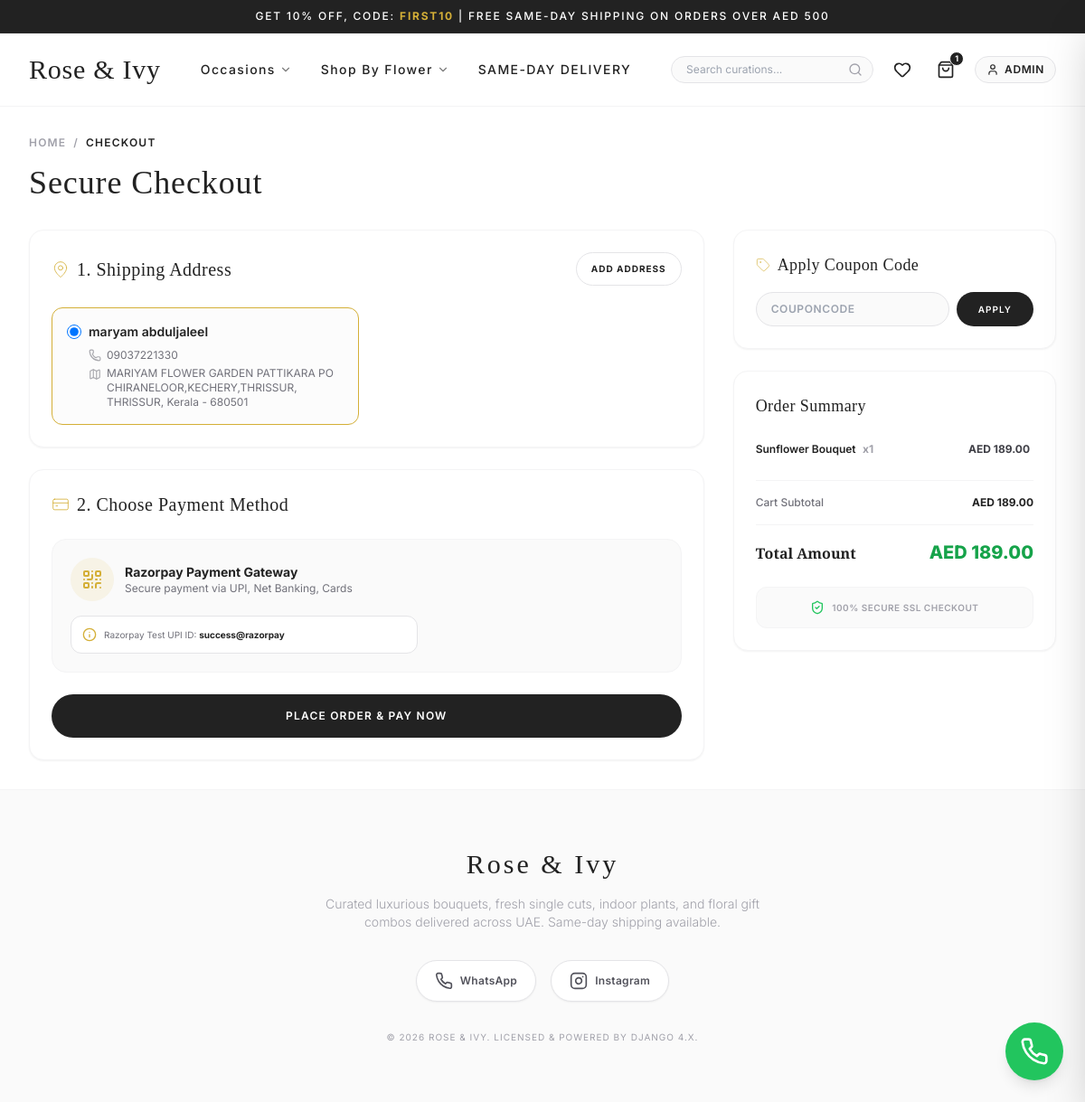
Before: /orders/checkout/ (signed in) with the older database file.
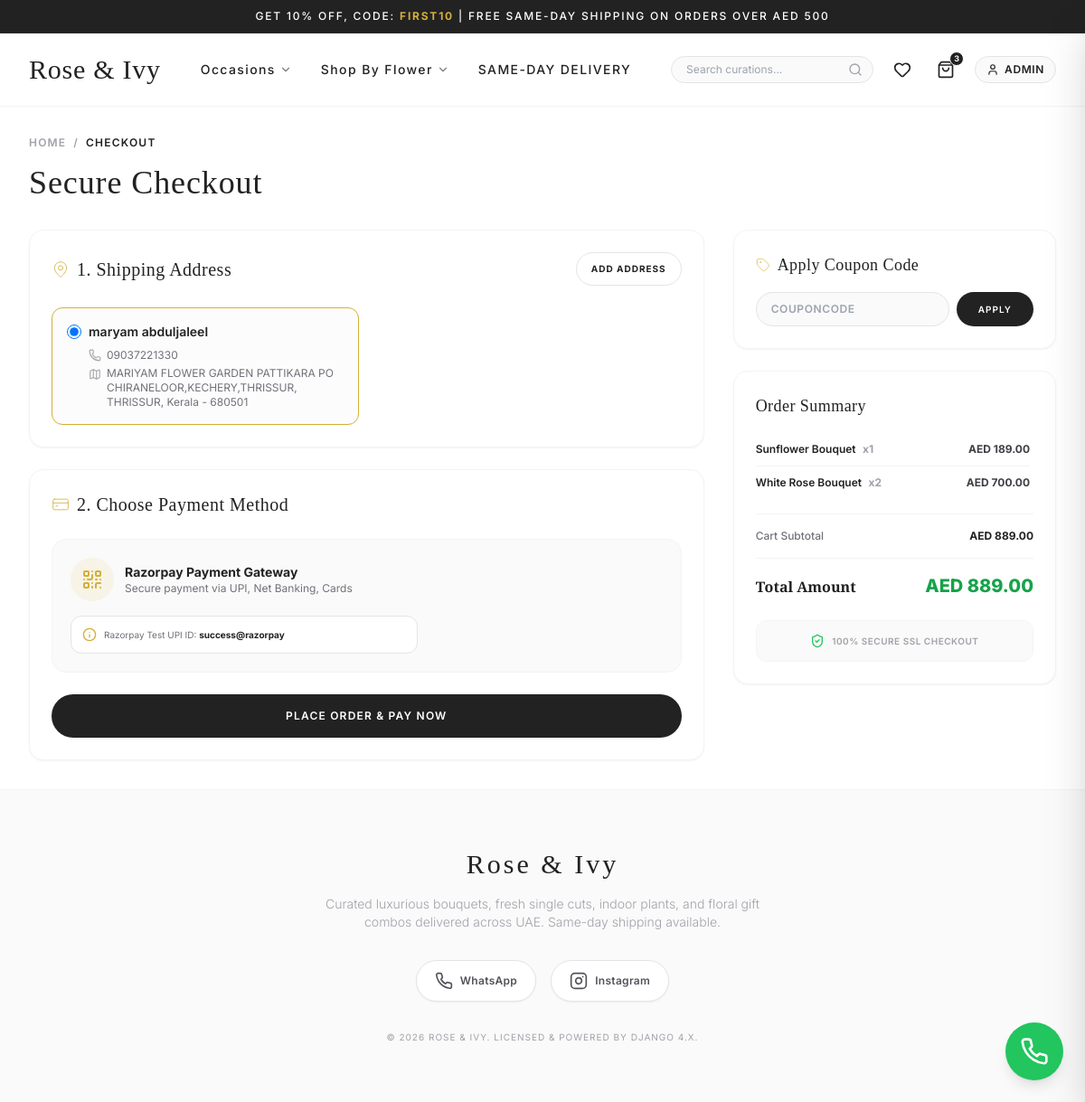
After: the same page with the newer database file.
### accounts/models.py (models this page shows, shortened)
class Address(models.Model):
    user = models.ForeignKey(User, on_delete=models.CASCADE, related_name='addresses')
    full_name = models.CharField(max_length=100)
    phone = models.CharField(max_length=15)
    street = models.CharField(max_length=255)
    city = models.CharField(max_length=100)
    state = models.CharField(max_length=100)
    pincode = models.CharField(max_length=10)
    is_default = models.BooleanField(default=False)
    class Meta:
        verbose_name_plural = "Addresses"

### cart/models.py (models this page shows, shortened)
class CartItem(models.Model):
    cart = models.ForeignKey(Cart, on_delete=models.CASCADE, related_name='items')
    product = models.ForeignKey(Product, on_delete=models.CASCADE)
    quantity = models.PositiveIntegerField(default=1)
    @property
    def subtotal(self):
        return self.product.price * self.quantity

class Cart(models.Model):
    user = models.ForeignKey(User, on_delete=models.CASCADE, null=True, blank=True, related_name='carts')
    session_key = models.CharField(max_length=40, null=True, blank=True, db_index=True)
    created_at = models.DateTimeField(auto_now_add=True)
    updated_at = models.DateTimeField(auto_now=True)
    @property
    def total_price(self):
        return sum(item.subtotal for item in self.items.all())
    @property
    def total_items(self):
        return sum(item.quantity for item in self.items.all())

### store/models.py (models this page shows, shortened)
class Product(models.Model):
    category = models.ForeignKey(Category, on_delete=models.CASCADE, related_name='products')
    name = models.CharField(max_length=200)
    slug = models.SlugField(max_length=220, unique=True, blank=True)
    description = models.TextField()
    price = models.DecimalField(max_digits=10, decimal_places=2)
    stock = models.PositiveIntegerField(default=0)
    image = models.ImageField(upload_to='products/', blank=True, null=True)
    image_url = models.URLField(max_length=500, blank=True, null=True)
    is_featured = models.BooleanField(default=False)
    created_at = models.DateTimeField(auto_now_add=True)

### orders/views.py (the view)
# urls.py: path('checkout/', views.checkout_view, name='checkout'),
@login_required
def checkout_view(request):
    cart = Cart.objects.filter(user=request.user).first()
    if not cart or cart.total_items == 0:
        messages.info(request, "Your cart is empty. Please add flowers before checkout.")
        return redirect('store:product_list')
    addresses = request.user.addresses.all()
    default_address = addresses.filter(is_default=True).first() or addresses.first()
    context = {
        'cart': cart,
        'addresses': addresses,
        'default_address': default_address,
    }
    return render(request, 'orders/checkout.html', context)

### cart/context_processors.py (called while the page is built)
def cart_processor(request):
    cart_total_items = 0
    if request.user.is_authenticated:
        cart = Cart.objects.filter(user=request.user).first()
        if cart:
            cart_total_items = cart.total_items
    else:
        session_key = request.session.session_key
        if session_key:
            cart = Cart.objects.filter(session_key=session_key).first()
            if cart:
                cart_total_items = cart.total_items
    return {
        'cart_total_items': cart_total_items
    }

### core/context_processors.py (called while the page is built)
def social_settings(request):
    return {
        'settings': {
            'WHATSAPP_PHONE_NUMBER': getattr(settings, 'WHATSAPP_PHONE_NUMBER', '971501234567'),
            'INSTAGRAM_USERNAME': getattr(settings, 'INSTAGRAM_USERNAME', 'roseandivyflowers'),
        }
    }

### templates/orders/checkout.html (shortened to what the changed rows need)
{% extends 'base.html' %}
{% load static %}
{% block content %}
<div class="mb-8 select-none">
    <h1 class="font-serif text-3xl md:text-4xl font-medium text-brandCharcoal tracking-wide">Secure Checkout</h1>
</div>
<div class="grid grid-cols-1 lg:grid-cols-3 gap-8 items-start">
    <div class="lg:col-span-2 space-y-6">
        <div class="bg-white border border-zinc-100 p-6 rounded-2xl shadow-sm">
            {% if addresses %}
                <div class="grid grid-cols-1 md:grid-cols-2 gap-4">
                    {% for addr in addresses %}
                        <div class="relative group">
                            <label class="block w-full h-full border border-zinc-200 rounded-xl p-4 cursor-pointer hover:border-brandGold transition-all relative address-card select-none {% if addr.is_default or forloop.first %}border-brandGold bg-zinc-50/50{% endif %}" id="addr-card-{{ addr.id }}">
                                <div class="flex items-start justify-between mb-2">
                                    <div class="flex items-center gap-2">
                                        <input class="w-4 h-4 text-brandGold border-zinc-300 focus:ring-brandGold address-radio" type="radio" name="checkout_address" value="{{ addr.id }}" {% if addr.is_default or forloop.first %}checked{% endif %} onclick="selectAddress('{{ addr.id }}')">
                                        <span class="font-semibold text-sm text-brandCharcoal">{{ addr.full_name }}</span>
                                    </div>
                                </div>
                                <p class="text-xs text-zinc-500 mb-1 pl-6 flex items-center gap-1.5"><i data-lucide="phone" class="w-3.5 h-3.5 opacity-60"></i> {{ addr.phone }}</p>
                                <p class="text-xs text-zinc-500 pl-6 flex items-start gap-1.5"><i data-lucide="map" class="w-3.5 h-3.5 opacity-60 mt-0.5 flex-shrink-0"></i> <span>{{ addr.street }}, {{ addr.city }}, {{ addr.state }} - {{ addr.pincode }}</span></p>
                            </label>
                        </div>
                    {% endfor %}
                </div>
            {% endif %}
        </div>
    </div>
    <div class="space-y-6">
        <div class="bg-white border border-zinc-100 p-6 rounded-2xl shadow-sm lg:sticky lg:top-24 select-none">
            <div class="divide-y divide-zinc-100 border-b border-zinc-100 pb-4 mb-4 max-h-48 overflow-y-auto pr-1">
                {% for item in cart.items.all %}
                    <div class="flex items-center justify-between gap-3 py-2.5 text-xs">
                        <div class="truncate max-w-[170px]">
                            <span class="font-semibold text-brandCharcoal">{{ item.product.name }}</span>
                            <span class="text-zinc-400 font-bold ml-1">x{{ item.quantity }}</span>
                        </div>
                        <span class="font-sans font-bold text-zinc-700">AED {{ item.subtotal }}</span>
                    </div>
                {% endfor %}
            </div>
            <div class="space-y-2 text-xs mb-4">
                <div class="flex justify-between text-zinc-500 font-medium">
                    <span class="font-sans font-bold text-brandCharcoal">AED <span id="summary-subtotal">{{ cart.total_price }}</span></span>
                </div>
            </div>
            <div class="flex justify-between items-baseline border-t border-zinc-100 pt-4 mb-6">
                <span class="font-sans font-extrabold text-xl text-green-600">AED <span id="summary-total">{{ cart.total_price }}</span></span>
            </div>
        </div>
    </div>
</div>
{% endblock %}

### templates/base.html (shortened to what the changed rows need)
{% load static %}
<!DOCTYPE html>
<html lang="en">
<head>
    <script src="https://cdn.tailwindcss.com"></script>
</head>
<body class="bg-brandWhite text-brandCharcoal font-sans min-h-screen flex flex-col antialiased">
    <header class="sticky top-0 bg-white/95 backdrop-blur-md z-40 border-b border-zinc-100 transition-all">
        <div class="max-w-7xl mx-auto px-4 sm:px-6 lg:px-8 h-20 flex items-center justify-between">
            <div class="flex items-center gap-4">
                <button onclick="openCartDrawer()" class="text-brandCharcoal hover:text-brandGold p-1.5 transition-colors relative" title="Shopping Bag">
                    <i data-lucide="shopping-bag" class="w-5 h-5"></i>
                    <span id="cart-badge" class="absolute -top-1 -right-1 bg-brandCharcoal text-white text-[9px] font-bold rounded-full w-4 h-4 flex items-center justify-center border border-white">
                        {{ cart_total_items|default:0 }}
                    </span>
                </button>
            </div>
        </div>
    </header>
    <main class="flex-grow py-8 max-w-7xl mx-auto px-4 sm:px-6 lg:px-8 w-full">
        {% block content %}{% endblock %}
    </main>
</body>
</html>

Changed rows visible on the page:
added CartItem: product.name "White Rose Bouquet", quantity "2", subtotal "700.00"
computed for Cart: total_price "189.00" → "889.00"
Other visible differences:
{{ cart_total_items|default:0 }}: "1" → "3"
